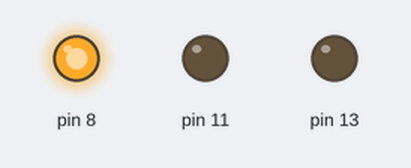
Simulated run of this sketch. Board: Arduino Uno, built with avr-gcc and run on an emulated ATmega328P. Shown: output pins drawn as LEDs (lit = HIGH).

Above: at 0.1 s.
At 20.1 s:
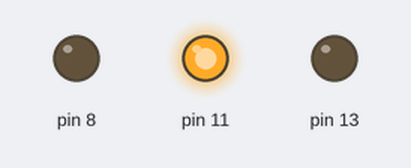
At 30.1 s:
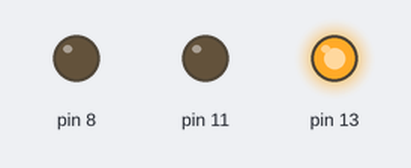
At 39.1 s:
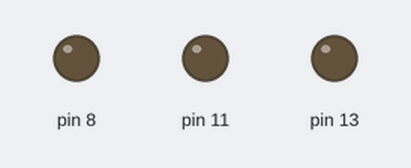
Timing chart, 0 to 40.0 s (numbered marks = the images above):
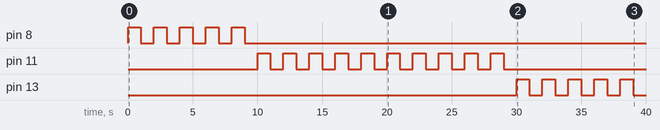

Measured:
- by itself, pin 8: alternates HIGH for 1.0 s and LOW for 1.0 s, 10 changes in all, then stays LOW
- by itself, pin 11: LOW → HIGH at 10.0 s, → LOW 1.0 s later, → HIGH 1.0 s later, → LOW 1.0 s later, … (20 changes in this stretch)
- by itself, pin 13: LOW → HIGH at 30.0 s, → LOW 1.0 s later, → HIGH 1.0 s later, → LOW 1.0 s later, … (10 changes in this stretch)

The sketch:

trial2.ino
```cpp
void setup() {
  // initialize digital pin LED_BUILTIN as an output.
  pinMode(8, OUTPUT);
  pinMode(11, OUTPUT);
  pinMode(13, OUTPUT);
}

// the loop function runs over and over again forever
void loop() {
  //red
  digitalWrite(8, HIGH);   // turn the LED on (HIGH is the voltage level)
  delay(1000);                       // wait for a second
  digitalWrite(8, LOW);    // turn the LED off by making the voltage LOW
  delay(1000);                       // wait for a second
   digitalWrite(8, HIGH);   // turn the LED on (HIGH is the voltage level)
  delay(1000);                       // wait for a second
  digitalWrite(8, LOW);    // turn the LED off by making the voltage LOW
  delay(1000);
   digitalWrite(8, HIGH);   // turn the LED on (HIGH is the voltage level)
  delay(1000);                       // wait for a second
  digitalWrite(8, LOW);    // turn the LED off by making the voltage LOW
  delay(1000); digitalWrite(8, HIGH);   // turn the LED on (HIGH is the voltage level)
  delay(1000);                       // wait for a second
  digitalWrite(8, LOW);    // turn the LED off by making the voltage LOW
  delay(1000); digitalWrite(8, HIGH);   // turn the LED on (HIGH is the voltage level)
  delay(1000);                       // wait for a second
  digitalWrite(8, LOW);    // turn the LED off by making the voltage LOW
  delay(1000);

  //blue
   digitalWrite(11, HIGH);   // turn the LED on (HIGH is the voltage level)
  delay(1000);                       // wait for a second
  digitalWrite(11, LOW);    // turn the LED off by making the voltage LOW
  delay(1000);
   digitalWrite(11, HIGH);   // turn the LED on (HIGH is the voltage level)
  delay(1000);                       // wait for a second
  digitalWrite(11, LOW);    // turn the LED off by making the voltage LOW
  delay(1000); digitalWrite(11, HIGH);   // turn the LED on (HIGH is the voltage level)
  delay(1000);                       // wait for a second
  digitalWrite(11, LOW);    // turn the LED off by making the voltage LOW
  delay(1000); digitalWrite(11, HIGH);   // turn the LED on (HIGH is the voltage level)
  delay(1000);                       // wait for a second
  digitalWrite(11, LOW);    // turn the LED off by making the voltage LOW
  delay(1000); digitalWrite(11, HIGH);   // turn the LED on (HIGH is the voltage level)
  delay(1000);                       // wait for a second
  digitalWrite(11, LOW);    // turn the LED off by making the voltage LOW
  delay(1000); digitalWrite(11, HIGH);   // turn the LED on (HIGH is the voltage level)
  delay(1000);                       // wait for a second
  digitalWrite(11, LOW);    // turn the LED off by making the voltage LOW
  delay(1000); digitalWrite(11, HIGH);   // turn the LED on (HIGH is the voltage level)
  delay(1000);                       // wait for a second
  digitalWrite(11, LOW);    // turn the LED off by making the voltage LOW
  delay(1000); digitalWrite(11, HIGH);   // turn the LED on (HIGH is the voltage level)
  delay(1000);                       // wait for a second
  digitalWrite(11, LOW);    // turn the LED off by making the voltage LOW
  delay(1000); digitalWrite(11, HIGH);   // turn the LED on (HIGH is the voltage level)
  delay(1000);                       // wait for a second
  digitalWrite(11, LOW);    // turn the LED off by making the voltage LOW
  delay(1000); digitalWrite(11, HIGH);   // turn the LED on (HIGH is the voltage level)
  delay(1000);                       // wait for a second
  digitalWrite(11, LOW);    // turn the LED off by making the voltage LOW
  delay(1000);

  //red
   digitalWrite(13, HIGH);   // turn the LED on (HIGH is the voltage level)
  delay(1000);                       // wait for a second
  digitalWrite(13, LOW);    // turn the LED off by making the voltage LOW
  delay(1000);
   digitalWrite(13, HIGH);   // turn the LED on (HIGH is the voltage level)
  delay(1000);                       // wait for a second
  digitalWrite(13, LOW);    // turn the LED off by making the voltage LOW
  delay(1000); digitalWrite(13, HIGH);   // turn the LED on (HIGH is the voltage level)
  delay(1000);                       // wait for a second
  digitalWrite(13, LOW);    // turn the LED off by making the voltage LOW
  delay(1000); digitalWrite(13, HIGH);   // turn the LED on (HIGH is the voltage level)
  delay(1000);                       // wait for a second
  digitalWrite(13, LOW);    // turn the LED off by making the voltage LOW
  delay(1000); digitalWrite(13, HIGH);   // turn the LED on (HIGH is the voltage level)
  delay(1000);                       // wait for a second
  digitalWrite(13, LOW);    // turn the LED off by making the voltage LOW
  delay(1000); digitalWrite(13, HIGH);   // turn the LED on (HIGH is the voltage level)
  delay(1000);                       // wait for a second
  digitalWrite(13, LOW);    // turn the LED off by making the voltage LOW
  delay(1000); digitalWrite(13, HIGH);   // turn the LED on (HIGH is the voltage level)
  delay(1000);                       // wait for a second
  digitalWrite(13, LOW);    // turn the LED off by making the voltage LOW
  delay(1000); digitalWrite(13, HIGH);   // turn the LED on (HIGH is the voltage level)
  delay(1000);                       // wait for a second
  digitalWrite(13, LOW);    // turn the LED off by making the voltage LOW
  delay(1000); digitalWrite(13, HIGH);   // turn the LED on (HIGH is the voltage level)
  delay(1000);                       // wait for a second
  digitalWrite(13, LOW);    // turn the LED off by making the voltage LOW
  delay(1000); digitalWrite(13, HIGH);   // turn the LED on (HIGH is the voltage level)
  delay(1000);                       // wait for a second
  digitalWrite(13, LOW);    // turn the LED off by making the voltage LOW
  delay(1000); digitalWrite(13, HIGH);   // turn the LED on (HIGH is the voltage level)
  delay(1000);                       // wait for a second
  digitalWrite(13, LOW);    // turn the LED off by making the voltage LOW
  delay(1000); digitalWrite(13, HIGH);   // turn the LED on (HIGH is the voltage level)
  delay(1000);                       // wait for a second
  digitalWrite(13, LOW);    // turn the LED off by making the voltage LOW
  delay(1000); digitalWrite(13, HIGH);   // turn the LED on (HIGH is the voltage level)
  delay(1000);                       // wait for a second
  digitalWrite(13, LOW);    // turn the LED off by making the voltage LOW
  delay(1000); digitalWrite(13, HIGH);   // turn the LED on (HIGH is the voltage level)
  delay(1000);                       // wait for a second
  digitalWrite(13, LOW);    // turn the LED off by making the voltage LOW
  delay(1000); digitalWrite(13, HIGH);   // turn the LED on (HIGH is the voltage level)
  delay(1000);                       // wait for a second
  digitalWrite(13, LOW);    // turn the LED off by making the voltage LOW
  delay(1000);
}
```
